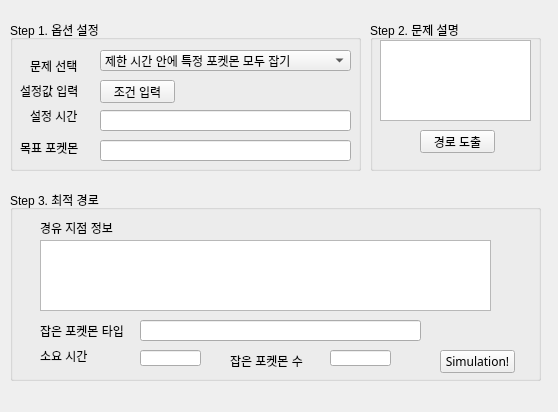
<?xml version="1.0" encoding="UTF-8"?>
<ui version="4.0">
 <class>MainWindow</class>
 <widget class="QMainWindow" name="MainWindow">
  <property name="geometry">
   <rect>
    <x>0</x>
    <y>0</y>
    <width>558</width>
    <height>412</height>
   </rect>
  </property>
  <property name="minimumSize">
   <size>
    <width>558</width>
    <height>412</height>
   </size>
  </property>
  <property name="maximumSize">
   <size>
    <width>558</width>
    <height>412</height>
   </size>
  </property>
  <property name="windowTitle">
   <string>MainWindow</string>
  </property>
  <widget class="QWidget" name="centralWidget">
   <widget class="QGroupBox" name="groupBox">
    <property name="geometry">
     <rect>
      <x>10</x>
      <y>20</y>
      <width>351</width>
      <height>151</height>
     </rect>
    </property>
    <property name="title">
     <string>Step 1. 옵션 설정</string>
    </property>
    <widget class="QLineEdit" name="lineEdit">
     <property name="geometry">
      <rect>
       <x>90</x>
       <y>90</y>
       <width>251</width>
       <height>21</height>
      </rect>
     </property>
    </widget>
    <widget class="QPushButton" name="pushButton">
     <property name="geometry">
      <rect>
       <x>90</x>
       <y>60</y>
       <width>75</width>
       <height>23</height>
      </rect>
     </property>
     <property name="text">
      <string>조건 입력</string>
     </property>
    </widget>
    <widget class="QLineEdit" name="lineEdit_2">
     <property name="geometry">
      <rect>
       <x>90</x>
       <y>120</y>
       <width>251</width>
       <height>21</height>
      </rect>
     </property>
    </widget>
    <widget class="QComboBox" name="comboBox">
     <property name="geometry">
      <rect>
       <x>90</x>
       <y>30</y>
       <width>251</width>
       <height>21</height>
      </rect>
     </property>
     <item>
      <property name="text">
       <string>제한 시간 안에 특정 포켓몬 모두 잡기</string>
      </property>
     </item>
     <item>
      <property name="text">
       <string>제한 시간 안에 최대한 많은 포켓몬 잡기</string>
      </property>
     </item>
     <item>
      <property name="text">
       <string>최소 시간에 모든 포켓몬 모으기</string>
      </property>
     </item>
    </widget>
    <widget class="QLabel" name="label">
     <property name="geometry">
      <rect>
       <x>20</x>
       <y>40</y>
       <width>56</width>
       <height>12</height>
      </rect>
     </property>
     <property name="text">
      <string>문제 선택</string>
     </property>
    </widget>
    <widget class="QLabel" name="label_2">
     <property name="geometry">
      <rect>
       <x>10</x>
       <y>60</y>
       <width>71</width>
       <height>21</height>
      </rect>
     </property>
     <property name="text">
      <string>설정값 입력</string>
     </property>
    </widget>
    <widget class="QLabel" name="label_3">
     <property name="geometry">
      <rect>
       <x>20</x>
       <y>90</y>
       <width>56</width>
       <height>12</height>
      </rect>
     </property>
     <property name="text">
      <string>설정 시간</string>
     </property>
    </widget>
    <widget class="QLabel" name="label_4">
     <property name="geometry">
      <rect>
       <x>10</x>
       <y>120</y>
       <width>71</width>
       <height>16</height>
      </rect>
     </property>
     <property name="text">
      <string>목표 포켓몬</string>
     </property>
    </widget>
   </widget>
   <widget class="QGroupBox" name="groupBox_2">
    <property name="geometry">
     <rect>
      <x>370</x>
      <y>20</y>
      <width>171</width>
      <height>151</height>
     </rect>
    </property>
    <property name="title">
     <string>Step 2. 문제 설명</string>
    </property>
    <widget class="QPushButton" name="pushButton_3">
     <property name="geometry">
      <rect>
       <x>50</x>
       <y>110</y>
       <width>75</width>
       <height>23</height>
      </rect>
     </property>
     <property name="text">
      <string>경로 도출</string>
     </property>
    </widget>
    <widget class="QTextBrowser" name="textBrowser">
     <property name="geometry">
      <rect>
       <x>10</x>
       <y>20</y>
       <width>151</width>
       <height>81</height>
      </rect>
     </property>
    </widget>
   </widget>
   <widget class="QGroupBox" name="groupBox_3">
    <property name="geometry">
     <rect>
      <x>10</x>
      <y>190</y>
      <width>531</width>
      <height>191</height>
     </rect>
    </property>
    <property name="title">
     <string>Step 3. 최적 경로</string>
    </property>
    <widget class="QPushButton" name="pushButton_2">
     <property name="geometry">
      <rect>
       <x>430</x>
       <y>160</y>
       <width>75</width>
       <height>23</height>
      </rect>
     </property>
     <property name="font">
      <font>
       <family>굴림</family>
      </font>
     </property>
     <property name="text">
      <string>Simulation!</string>
     </property>
    </widget>
    <widget class="QLabel" name="label_5">
     <property name="geometry">
      <rect>
       <x>30</x>
       <y>30</y>
       <width>101</width>
       <height>16</height>
      </rect>
     </property>
     <property name="text">
      <string>경유 지점 정보</string>
     </property>
    </widget>
    <widget class="QLabel" name="label_6">
     <property name="geometry">
      <rect>
       <x>30</x>
       <y>130</y>
       <width>91</width>
       <height>21</height>
      </rect>
     </property>
     <property name="text">
      <string>잡은 포켓몬 타입</string>
     </property>
    </widget>
    <widget class="QLabel" name="label_7">
     <property name="geometry">
      <rect>
       <x>30</x>
       <y>160</y>
       <width>56</width>
       <height>12</height>
      </rect>
     </property>
     <property name="text">
      <string>소요 시간</string>
     </property>
    </widget>
    <widget class="QTextEdit" name="textEdit">
     <property name="geometry">
      <rect>
       <x>30</x>
       <y>50</y>
       <width>451</width>
       <height>71</height>
      </rect>
     </property>
    </widget>
    <widget class="QLineEdit" name="lineEdit_3">
     <property name="geometry">
      <rect>
       <x>130</x>
       <y>130</y>
       <width>281</width>
       <height>21</height>
      </rect>
     </property>
    </widget>
    <widget class="QLineEdit" name="lineEdit_4">
     <property name="geometry">
      <rect>
       <x>130</x>
       <y>160</y>
       <width>61</width>
       <height>16</height>
      </rect>
     </property>
    </widget>
    <widget class="QLabel" name="label_8">
     <property name="geometry">
      <rect>
       <x>220</x>
       <y>160</y>
       <width>91</width>
       <height>21</height>
      </rect>
     </property>
     <property name="text">
      <string>잡은 포켓몬 수</string>
     </property>
    </widget>
    <widget class="QLineEdit" name="lineEdit_5">
     <property name="geometry">
      <rect>
       <x>320</x>
       <y>160</y>
       <width>61</width>
       <height>16</height>
      </rect>
     </property>
    </widget>
   </widget>
  </widget>
 </widget>
 <layoutdefault spacing="6" margin="11"/>
 <resources/>
 <connections/>
</ui>
